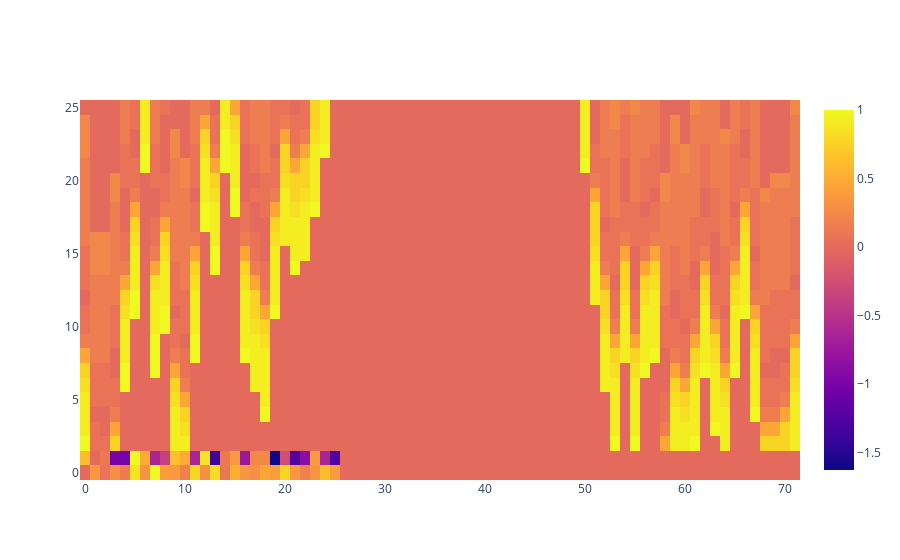

Notebook cell for this chart:
### Code cell
params = {'cache': False,
 'database_name': 'binance_futures',
 'depth': 12,
 'group_by': '30s',
 'interval': '12m',
 'max_volume_quantile': 0.99,
 'offset_interval': '0h',
 'plot': False,
 'round_decimals': 4,
 'sequence_length': 72,
 'symbol': 'UNFIUSDT',
 'tick': False,
 'window_size': '3m'}


df = OrderBookFrame(**params).frame

pd.set_option('display.max_rows', len(df) + 1)

obook = df.orderbook_img.to_numpy()

obook = np.rot90(np.squeeze(obook[-1]))

fig = go.Figure(data=go.Heatmap(z=obook))

ofl.iplot(fig)

### Figure 1 — Plotly figure (JSON) as saved in the notebook; plotly's stock layout.template omitted (floating-point values rounded to 4 significant figures; data arrays with more than 128 entries replaced by an {"elided": "..."} marker saying what was removed)
{"data": [{"type": "heatmap", "z": {"elided": "26x72 float values"}}], "layout": {}}
